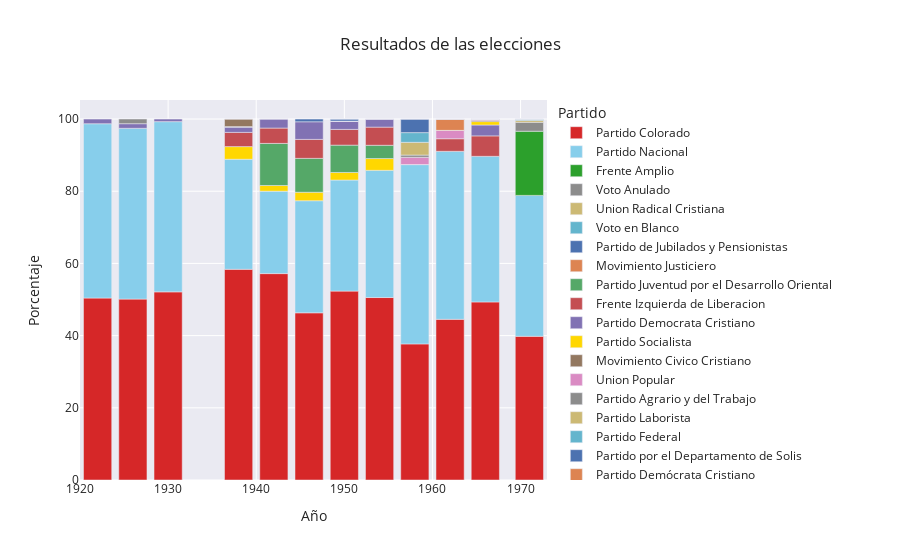

Notebook code cell kept with this figure:
### Code cell
# color segunda vuelta

color_balotaje = {
    "Partido Nacional": "#87CEEB",  # Celeste
    "Partido Colorado": "#d62728",  # Rojo (colorado)
    "Frente Amplio": "#2ca02c", # verde
    "Partido Nacional - Coalición Multicolor": "#6A0DAD"   # morado
    # Agrega aquí todos los partidos que quieras
}

# colores de los partidos

color_map = {
    "Partido Nacional": "#87CEEB",  # Celeste
    "Partido Colorado": "#d62728",  # Rojo (colorado)
    "Frente Amplio": "#2ca02c", # verde
    "Partido Independiente": "#6A0DAD",   # morado
    "Partido Socialista":"#FFD700",
    "Cabilo Abierto":"#556B2F",
    "Nuevo Espacio":"#8A2BE2"
    # Agrega aquí todos los partidos que quieras
}

# como aplicarlo

fig = px.bar(df_0, 
             x="Año", 
             y="Porcentaje", 
             color="Partido", 
             title="Resultados de las elecciones",
             color_discrete_map=color_map)  # Aplica el color map aquí

# Mostrar el gráfico
fig.show()

### Figure 1 — Plotly figure (JSON) as saved in the notebook; plotly's stock layout.template omitted (floating-point values rounded to 4 significant figures)
{"data": [{"alignmentgroup": "True", "hovertemplate": "Partido=Partido Colorado<br>Año=%{x}<br>Porcentaje=%{y}<extra></extra>", "legendgroup": "Partido Colorado", "marker": {"color": "#d62728", "pattern": {"shape": ""}}, "name": "Partido Colorado", "offsetgroup": "Partido Colorado", "orientation": "v", "showlegend": true, "textposition": "auto", "type": "bar", "x": [1971, 1966, 1962, 1958, 1954, 1950, 1946, 1942, 1938, 1930, 1926, 1922], "xaxis": "x", "y": [39.8, 49.33, 44.51, 37.7, 50.55, 52.33, 46.32, 57.18, 58.37, 52.12, 50.12, 50.41], "yaxis": "y"}, {"alignmentgroup": "True", "hovertemplate": "Partido=Partido Nacional<br>Año=%{x}<br>Porcentaje=%{y}<extra></extra>", "legendgroup": "Partido Nacional", "marker": {"color": "#87CEEB", "pattern": {"shape": ""}}, "name": "Partido Nacional", "offsetgroup": "Partido Nacional", "orientation": "v", "showlegend": true, "textposition": "auto", "type": "bar", "x": [1971, 1966, 1962, 1958, 1954, 1950, 1946, 1942, 1938, 1930, 1926, 1922], "xaxis": "x", "y": [39.05, 40.34, 46.54, 49.68, 35.24, 30.77, 31.05, 22.84, 30.49, 47.16, 47.31, 48.29], "yaxis": "y"}, {"alignmentgroup": "True", "hovertemplate": "Partido=Frente Amplio<br>Año=%{x}<br>Porcentaje=%{y}<extra></extra>", "legendgroup": "Frente Amplio", "marker": {"color": "#2ca02c", "pattern": {"shape": ""}}, "name": "Frente Amplio", "offsetgroup": "Frente Amplio", "orientation": "v", "showlegend": true, "textposition": "auto", "type": "bar", "x": [1971], "xaxis": "x", "y": [17.77], "yaxis": "y"}, {"alignmentgroup": "True", "hovertemplate": "Partido=Voto Anulado<br>Año=%{x}<br>Porcentaje=%{y}<extra></extra>", "legendgroup": "Voto Anulado", "marker": {"color": "rgb(140,140,140)", "pattern": {"shape": ""}}, "name": "Voto Anulado", "offsetgroup": "Voto Anulado", "orientation": "v", "showlegend": true, "textposition": "auto", "type": "bar", "x": [1971], "xaxis": "x", "y": [2.48], "yaxis": "y"}, {"alignmentgroup": "True", "hovertemplate": "Partido=Union Radical Cristiana<br>Año=%{x}<br>Porcentaje=%{y}<extra></extra>", "legendgroup": "Union Radical Cristiana", "marker": {"color": "rgb(204,185,116)", "pattern": {"shape": ""}}, "name": "Union Radical Cristiana", "offsetgroup": "Union Radical Cristiana", "orientation": "v", "showlegend": true, "textposition": "auto", "type": "bar", "x": [1971], "xaxis": "x", "y": [0.52], "yaxis": "y"}, {"alignmentgroup": "True", "hovertemplate": "Partido=Voto en Blanco<br>Año=%{x}<br>Porcentaje=%{y}<extra></extra>", "legendgroup": "Voto en Blanco", "marker": {"color": "rgb(100,181,205)", "pattern": {"shape": ""}}, "name": "Voto en Blanco", "offsetgroup": "Voto en Blanco", "orientation": "v", "showlegend": true, "textposition": "auto", "type": "bar", "x": [1971], "xaxis": "x", "y": [0.36], "yaxis": "y"}, {"alignmentgroup": "True", "hovertemplate": "Partido=Partido de Jubilados y Pensionistas<br>Año=%{x}<br>Porcentaje=%{y}<extra></extra>", "legendgroup": "Partido de Jubilados y Pensionistas", "marker": {"color": "rgb(76,114,176)", "pattern": {"shape": ""}}, "name": "Partido de Jubilados y Pensionistas", "offsetgroup": "Partido de Jubilados y Pensionistas", "orientation": "v", "showlegend": true, "textposition": "auto", "type": "bar", "x": [1971], "xaxis": "x", "y": [0.02], "yaxis": "y"}, {"alignmentgroup": "True", "hovertemplate": "Partido=Movimiento Justiciero<br>Año=%{x}<br>Porcentaje=%{y}<extra></extra>", "legendgroup": "Movimiento Justiciero", "marker": {"color": "rgb(221,132,82)", "pattern": {"shape": ""}}, "name": "Movimiento Justiciero", "offsetgroup": "Movimiento Justiciero", "orientation": "v", "showlegend": true, "textposition": "auto", "type": "bar", "x": [1971], "xaxis": "x", "y": [0.01], "yaxis": "y"}, {"alignmentgroup": "True", "hovertemplate": "Partido=Partido Juventud por el Desarrollo Oriental<br>Año=%{x}<br>Porcentaje=%{y}<extra></extra>", "legendgroup": "Partido Juventud por el Desarrollo Oriental", "marker": {"color": "rgb(85,168,104)", "pattern": {"shape": ""}}, "name": "Partido Juventud por el Desarrollo Oriental", "offsetgroup": "Partido Juventud por el Desarrollo Oriental", "orientation": "v", "showlegend": true, "textposition": "auto", "type": "bar", "x": [1971], "xaxis": "x", "y": [0], "yaxis": "y"}, {"alignmentgroup": "True", "hovertemplate": "Partido=Frente Izquierda de Liberacion<br>Año=%{x}<br>Porcentaje=%{y}<extra></extra>", "legendgroup": "Frente Izquierda de Liberacion", "marker": {"color": "rgb(196,78,82)", "pattern": {"shape": ""}}, "name": "Frente Izquierda de Liberacion", "offsetgroup": "Frente Izquierda de Liberacion", "orientation": "v", "showlegend": true, "textposition": "auto", "type": "bar", "x": [1966, 1962], "xaxis": "x", "y": [5.66, 3.49], "yaxis": "y"}, {"alignmentgroup": "True", "hovertemplate": "Partido=Partido Democrata Cristiano<br>Año=%{x}<br>Porcentaje=%{y}<extra></extra>", "legendgroup": "Partido Democrata Cristiano", "marker": {"color": "rgb(129,114,179)", "pattern": {"shape": ""}}, "name": "Partido Democrata Cristiano", "offsetgroup": "Partido Democrata Cristiano", "orientation": "v", "showlegend": true, "textposition": "auto", "type": "bar", "x": [1966], "xaxis": "x", "y": [3.02], "yaxis": "y"}, {"alignmentgroup": "True", "hovertemplate": "Partido=Partido Socialista<br>Año=%{x}<br>Porcentaje=%{y}<extra></extra>", "legendgroup": "Partido Socialista", "marker": {"color": "#FFD700", "pattern": {"shape": ""}}, "name": "Partido Socialista", "offsetgroup": "Partido Socialista", "orientation": "v", "showlegend": true, "textposition": "auto", "type": "bar", "x": [1966, 1954, 1950, 1946, 1942, 1938], "xaxis": "x", "y": [0.94, 3.26, 2.1, 2.35, 1.57, 3.5], "yaxis": "y"}, {"alignmentgroup": "True", "hovertemplate": "Partido=Movimiento Civico Cristiano<br>Año=%{x}<br>Porcentaje=%{y}<extra></extra>", "legendgroup": "Movimiento Civico Cristiano", "marker": {"color": "rgb(147,120,96)", "pattern": {"shape": ""}}, "name": "Movimiento Civico Cristiano", "offsetgroup": "Movimiento Civico Cristiano", "orientation": "v", "showlegend": true, "textposition": "auto", "type": "bar", "x": [1966], "xaxis": "x", "y": [0.34], "yaxis": "y"}, {"alignmentgroup": "True", "hovertemplate": "Partido=Union Popular<br>Año=%{x}<br>Porcentaje=%{y}<extra></extra>", "legendgroup": "Union Popular", "marker": {"color": "rgb(218,139,195)", "pattern": {"shape": ""}}, "name": "Union Popular", "offsetgroup": "Union Popular", "orientation": "v", "showlegend": true, "textposition": "auto", "type": "bar", "x": [1966, 1962], "xaxis": "x", "y": [0.22, 2.31], "yaxis": "y"}, {"alignmentgroup": "True", "hovertemplate": "Partido=Partido Agrario y del Trabajo<br>Año=%{x}<br>Porcentaje=%{y}<extra></extra>", "legendgroup": "Partido Agrario y del Trabajo", "marker": {"color": "rgb(140,140,140)", "pattern": {"shape": ""}}, "name": "Partido Agrario y del Trabajo", "offsetgroup": "Partido Agrario y del Trabajo", "orientation": "v", "showlegend": true, "textposition": "auto", "type": "bar", "x": [1966], "xaxis": "x", "y": [0.13], "yaxis": "y"}, {"alignmentgroup": "True", "hovertemplate": "Partido=Partido Laborista<br>Año=%{x}<br>Porcentaje=%{y}<extra></extra>", "legendgroup": "Partido Laborista", "marker": {"color": "rgb(204,185,116)", "pattern": {"shape": ""}}, "name": "Partido Laborista", "offsetgroup": "Partido Laborista", "orientation": "v", "showlegend": true, "textposition": "auto", "type": "bar", "x": [1966, 1962, 1958], "xaxis": "x", "y": [0.01, 0, 0.01], "yaxis": "y"}, {"alignmentgroup": "True", "hovertemplate": "Partido=Partido Federal<br>Año=%{x}<br>Porcentaje=%{y}<extra></extra>", "legendgroup": "Partido Federal", "marker": {"color": "rgb(100,181,205)", "pattern": {"shape": ""}}, "name": "Partido Federal", "offsetgroup": "Partido Federal", "orientation": "v", "showlegend": true, "textposition": "auto", "type": "bar", "x": [1966, 1962], "xaxis": "x", "y": [0.01, 0.01], "yaxis": "y"}, {"alignmentgroup": "True", "hovertemplate": "Partido=Partido por el Departamento de Solis<br>Año=%{x}<br>Porcentaje=%{y}<extra></extra>", "legendgroup": "Partido por el Departamento de Solis", "marker": {"color": "rgb(76,114,176)", "pattern": {"shape": ""}}, "name": "Partido por el Departamento de Solis", "offsetgroup": "Partido por el Departamento de Solis", "orientation": "v", "showlegend": true, "textposition": "auto", "type": "bar", "x": [1966], "xaxis": "x", "y": [0], "yaxis": "y"}, {"alignmentgroup": "True", "hovertemplate": "Partido=Partido Demócrata Cristiano<br>Año=%{x}<br>Porcentaje=%{y}<extra></extra>", "legendgroup": "Partido Demócrata Cristiano", "marker": {"color": "rgb(221,132,82)", "pattern": {"shape": ""}}, "name": "Partido Demócrata Cristiano", "offsetgroup": "Partido Demócrata Cristiano", "orientation": "v", "showlegend": true, "textposition": "auto", "type": "bar", "x": [1962], "xaxis": "x", "y": [3.05], "yaxis": "y"}, {"alignmentgroup": "True", "hovertemplate": "Partido=Partido de los Trabajadores<br>Año=%{x}<br>Porcentaje=%{y}<extra></extra>", "legendgroup": "Partido de los Trabajadores", "marker": {"color": "rgb(85,168,104)", "pattern": {"shape": ""}}, "name": "Partido de los Trabajadores", "offsetgroup": "Partido de los Trabajadores", "orientation": "v", "showlegend": true, "textposition": "auto", "type": "bar", "x": [1962], "xaxis": "x", "y": [0], "yaxis": "y"}, {"alignmentgroup": "True", "hovertemplate": "Partido=Partido por el Departamento de Solís<br>Año=%{x}<br>Porcentaje=%{y}<extra></extra>", "legendgroup": "Partido por el Departamento de Solís", "marker": {"color": "rgb(196,78,82)", "pattern": {"shape": ""}}, "name": "Partido por el Departamento de Solís", "offsetgroup": "Partido por el Departamento de Solís", "orientation": "v", "showlegend": true, "textposition": "auto", "type": "bar", "x": [1962], "xaxis": "x", "y": [0.01], "yaxis": "y"}, {"alignmentgroup": "True", "hovertemplate": "Partido=Partido Obrero Revolucionario<br>Año=%{x}<br>Porcentaje=%{y}<extra></extra>", "legendgroup": "Partido Obrero Revolucionario", "marker": {"color": "rgb(129,114,179)", "pattern": {"shape": ""}}, "name": "Partido Obrero Revolucionario", "offsetgroup": "Partido Obrero Revolucionario", "orientation": "v", "showlegend": true, "textposition": "auto", "type": "bar", "x": [1962, 1958], "xaxis": "x", "y": [0.02, 0.01], "yaxis": "y"}, {"alignmentgroup": "True", "hovertemplate": "Partido=Movimiento Progresista<br>Año=%{x}<br>Porcentaje=%{y}<extra></extra>", "legendgroup": "Movimiento Progresista", "marker": {"color": "rgb(147,120,96)", "pattern": {"shape": ""}}, "name": "Movimiento Progresista", "offsetgroup": "Movimiento Progresista", "orientation": "v", "showlegend": true, "textposition": "auto", "type": "bar", "x": [1962], "xaxis": "x", "y": [0.06], "yaxis": "y"}, {"alignmentgroup": "True", "hovertemplate": "Partido=Unión Demócrata Reformista<br>Año=%{x}<br>Porcentaje=%{y}<extra></extra>", "legendgroup": "Unión Demócrata Reformista", "marker": {"color": "rgb(218,139,195)", "pattern": {"shape": ""}}, "name": "Unión Demócrata Reformista", "offsetgroup": "Unión Demócrata Reformista", "orientation": "v", "showlegend": true, "textposition": "auto", "type": "bar", "x": [1958], "xaxis": "x", "y": [1.99], "yaxis": "y"}, {"alignmentgroup": "True", "hovertemplate": "Partido=Movimiento Renovador<br>Año=%{x}<br>Porcentaje=%{y}<extra></extra>", "legendgroup": "Movimiento Renovador", "marker": {"color": "rgb(140,140,140)", "pattern": {"shape": ""}}, "name": "Movimiento Renovador", "offsetgroup": "Movimiento Renovador", "orientation": "v", "showlegend": true, "textposition": "auto", "type": "bar", "x": [1958], "xaxis": "x", "y": [0.63], "yaxis": "y"}, {"alignmentgroup": "True", "hovertemplate": "Partido=Partido Socialista del Uruguay<br>Año=%{x}<br>Porcentaje=%{y}<extra></extra>", "legendgroup": "Partido Socialista del Uruguay", "marker": {"color": "rgb(204,185,116)", "pattern": {"shape": ""}}, "name": "Partido Socialista del Uruguay", "offsetgroup": "Partido Socialista del Uruguay", "orientation": "v", "showlegend": true, "textposition": "auto", "type": "bar", "x": [1958], "xaxis": "x", "y": [3.53], "yaxis": "y"}, {"alignmentgroup": "True", "hovertemplate": "Partido=Partido Comunista de Uruguay<br>Año=%{x}<br>Porcentaje=%{y}<extra></extra>", "legendgroup": "Partido Comunista de Uruguay", "marker": {"color": "rgb(100,181,205)", "pattern": {"shape": ""}}, "name": "Partido Comunista de Uruguay", "offsetgroup": "Partido Comunista de Uruguay", "orientation": "v", "showlegend": true, "textposition": "auto", "type": "bar", "x": [1958], "xaxis": "x", "y": [2.69], "yaxis": "y"}, {"alignmentgroup": "True", "hovertemplate": "Partido=Unión Cívica del Uruguay<br>Año=%{x}<br>Porcentaje=%{y}<extra></extra>", "legendgroup": "Unión Cívica del Uruguay", "marker": {"color": "rgb(76,114,176)", "pattern": {"shape": ""}}, "name": "Unión Cívica del Uruguay", "offsetgroup": "Unión Cívica del Uruguay", "orientation": "v", "showlegend": true, "textposition": "auto", "type": "bar", "x": [1958], "xaxis": "x", "y": [3.74], "yaxis": "y"}, {"alignmentgroup": "True", "hovertemplate": "Partido=Partido Clases Pasivas y Seguridad Social<br>Año=%{x}<br>Porcentaje=%{y}<extra></extra>", "legendgroup": "Partido Clases Pasivas y Seguridad Social", "marker": {"color": "rgb(221,132,82)", "pattern": {"shape": ""}}, "name": "Partido Clases Pasivas y Seguridad Social", "offsetgroup": "Partido Clases Pasivas y Seguridad Social", "orientation": "v", "showlegend": true, "textposition": "auto", "type": "bar", "x": [1958], "xaxis": "x", "y": [0.01], "yaxis": "y"}, {"alignmentgroup": "True", "hovertemplate": "Partido=Partido Nacional Independiente<br>Año=%{x}<br>Porcentaje=%{y}<extra></extra>", "legendgroup": "Partido Nacional Independiente", "marker": {"color": "rgb(85,168,104)", "pattern": {"shape": ""}}, "name": "Partido Nacional Independiente", "offsetgroup": "Partido Nacional Independiente", "orientation": "v", "showlegend": true, "textposition": "auto", "type": "bar", "x": [1954, 1950, 1946, 1942], "xaxis": "x", "y": [3.68, 7.57, 9.39, 11.66], "yaxis": "y"}, {"alignmentgroup": "True", "hovertemplate": "Partido=Union Civica<br>Año=%{x}<br>Porcentaje=%{y}<extra></extra>", "legendgroup": "Union Civica", "marker": {"color": "rgb(196,78,82)", "pattern": {"shape": ""}}, "name": "Union Civica", "offsetgroup": "Union Civica", "orientation": "v", "showlegend": true, "textposition": "auto", "type": "bar", "x": [1954, 1950, 1946, 1942, 1938], "xaxis": "x", "y": [5.03, 4.36, 5.25, 4.25, 3.94], "yaxis": "y"}, {"alignmentgroup": "True", "hovertemplate": "Partido=Partido Comunista del Uruguay<br>Año=%{x}<br>Porcentaje=%{y}<extra></extra>", "legendgroup": "Partido Comunista del Uruguay", "marker": {"color": "rgb(129,114,179)", "pattern": {"shape": ""}}, "name": "Partido Comunista del Uruguay", "offsetgroup": "Partido Comunista del Uruguay", "orientation": "v", "showlegend": true, "textposition": "auto", "type": "bar", "x": [1954, 1950, 1946, 1942, 1938, 1930, 1926, 1922], "xaxis": "x", "y": [2.22, 2.3, 4.88, 2.49, 1.53, 0.72, 1.28, 1.3], "yaxis": "y"}, {"alignmentgroup": "True", "hovertemplate": "Partido=Frente Anticolegialista del Pueblo<br>Año=%{x}<br>Porcentaje=%{y}<extra></extra>", "legendgroup": "Frente Anticolegialista del Pueblo", "marker": {"color": "rgb(147,120,96)", "pattern": {"shape": ""}}, "name": "Frente Anticolegialista del Pueblo", "offsetgroup": "Frente Anticolegialista del Pueblo", "orientation": "v", "showlegend": true, "textposition": "auto", "type": "bar", "x": [1954], "xaxis": "x", "y": [0.01], "yaxis": "y"}, {"alignmentgroup": "True", "hovertemplate": "Partido=Partido Obrero<br>Año=%{x}<br>Porcentaje=%{y}<extra></extra>", "legendgroup": "Partido Obrero", "marker": {"color": "rgb(218,139,195)", "pattern": {"shape": ""}}, "name": "Partido Obrero", "offsetgroup": "Partido Obrero", "orientation": "v", "showlegend": true, "textposition": "auto", "type": "bar", "x": [1954], "xaxis": "x", "y": [0.01], "yaxis": "y"}, {"alignmentgroup": "True", "hovertemplate": "Partido=Partido del Pueblo<br>Año=%{x}<br>Porcentaje=%{y}<extra></extra>", "legendgroup": "Partido del Pueblo", "marker": {"color": "rgb(140,140,140)", "pattern": {"shape": ""}}, "name": "Partido del Pueblo", "offsetgroup": "Partido del Pueblo", "orientation": "v", "showlegend": true, "textposition": "auto", "type": "bar", "x": [1950], "xaxis": "x", "y": [0], "yaxis": "y"}, {"alignmentgroup": "True", "hovertemplate": "Partido=Partido la Concordancia<br>Año=%{x}<br>Porcentaje=%{y}<extra></extra>", "legendgroup": "Partido la Concordancia", "marker": {"color": "rgb(204,185,116)", "pattern": {"shape": ""}}, "name": "Partido la Concordancia", "offsetgroup": "Partido la Concordancia", "orientation": "v", "showlegend": true, "textposition": "auto", "type": "bar", "x": [1950, 1942], "xaxis": "x", "y": [0, 0.01], "yaxis": "y"}, {"alignmentgroup": "True", "hovertemplate": "Partido=Partido Liberal<br>Año=%{x}<br>Porcentaje=%{y}<extra></extra>", "legendgroup": "Partido Liberal", "marker": {"color": "rgb(100,181,205)", "pattern": {"shape": ""}}, "name": "Partido Liberal", "offsetgroup": "Partido Liberal", "orientation": "v", "showlegend": true, "textposition": "auto", "type": "bar", "x": [1950], "xaxis": "x", "y": [0], "yaxis": "y"}, {"alignmentgroup": "True", "hovertemplate": "Partido=Partido Democrata<br>Año=%{x}<br>Porcentaje=%{y}<extra></extra>", "legendgroup": "Partido Democrata", "marker": {"color": "rgb(76,114,176)", "pattern": {"shape": ""}}, "name": "Partido Democrata", "offsetgroup": "Partido Democrata", "orientation": "v", "showlegend": true, "textposition": "auto", "type": "bar", "x": [1950, 1946], "xaxis": "x", "y": [0.57, 0.76], "yaxis": "y"}, {"alignmentgroup": "True", "hovertemplate": "Partido=Partido por la Defensa de los Derechos Ciudadanos<br>Año=%{x}<br>Porcentaje=%{y}<extra></extra>", "legendgroup": "Partido por la Defensa de los Derechos Ciudadanos", "marker": {"color": "rgb(221,132,82)", "pattern": {"shape": ""}}, "name": "Partido por la Defensa de los Derechos Ciudadanos", "offsetgroup": "Partido por la Defensa de los Derechos Ciudadanos", "orientation": "v", "showlegend": true, "textposition": "auto", "type": "bar", "x": [1950], "xaxis": "x", "y": [0], "yaxis": "y"}, {"alignmentgroup": "True", "hovertemplate": "Partido=Partido por la Concordancia<br>Año=%{x}<br>Porcentaje=%{y}<extra></extra>", "legendgroup": "Partido por la Concordancia", "marker": {"color": "rgb(85,168,104)", "pattern": {"shape": ""}}, "name": "Partido por la Concordancia", "offsetgroup": "Partido por la Concordancia", "orientation": "v", "showlegend": true, "textposition": "auto", "type": "bar", "x": [1938], "xaxis": "x", "y": [0.02], "yaxis": "y"}, {"alignmentgroup": "True", "hovertemplate": "Partido=Partido Autonomo Negro<br>Año=%{x}<br>Porcentaje=%{y}<extra></extra>", "legendgroup": "Partido Autonomo Negro", "marker": {"color": "rgb(196,78,82)", "pattern": {"shape": ""}}, "name": "Partido Autonomo Negro", "offsetgroup": "Partido Autonomo Negro", "orientation": "v", "showlegend": true, "textposition": "auto", "type": "bar", "x": [1938], "xaxis": "x", "y": [0.02], "yaxis": "y"}, {"alignmentgroup": "True", "hovertemplate": "Partido=Partido Independiente Democrata Feminista<br>Año=%{x}<br>Porcentaje=%{y}<extra></extra>", "legendgroup": "Partido Independiente Democrata Feminista", "marker": {"color": "rgb(129,114,179)", "pattern": {"shape": ""}}, "name": "Partido Independiente Democrata Feminista", "offsetgroup": "Partido Independiente Democrata Feminista", "orientation": "v", "showlegend": true, "textposition": "auto", "type": "bar", "x": [1938], "xaxis": "x", "y": [0.03], "yaxis": "y"}, {"alignmentgroup": "True", "hovertemplate": "Partido=Concentracion Candida Diaz de Saravia<br>Año=%{x}<br>Porcentaje=%{y}<extra></extra>", "legendgroup": "Concentracion Candida Diaz de Saravia", "marker": {"color": "rgb(147,120,96)", "pattern": {"shape": ""}}, "name": "Concentracion Candida Diaz de Saravia", "offsetgroup": "Concentracion Candida Diaz de Saravia", "orientation": "v", "showlegend": true, "textposition": "auto", "type": "bar", "x": [1938], "xaxis": "x", "y": [2.1], "yaxis": "y"}, {"alignmentgroup": "True", "hovertemplate": "Partido=General Melchor Pacheco y Obes<br>Año=%{x}<br>Porcentaje=%{y}<extra></extra>", "legendgroup": "General Melchor Pacheco y Obes", "marker": {"color": "rgb(218,139,195)", "pattern": {"shape": ""}}, "name": "General Melchor Pacheco y Obes", "offsetgroup": "General Melchor Pacheco y Obes", "orientation": "v", "showlegend": true, "textposition": "auto", "type": "bar", "x": [1938], "xaxis": "x", "y": [0], "yaxis": "y"}, {"alignmentgroup": "True", "hovertemplate": "Partido=Partido Blanco<br>Año=%{x}<br>Porcentaje=%{y}<extra></extra>", "legendgroup": "Partido Blanco", "marker": {"color": "rgb(140,140,140)", "pattern": {"shape": ""}}, "name": "Partido Blanco", "offsetgroup": "Partido Blanco", "orientation": "v", "showlegend": true, "textposition": "auto", "type": "bar", "x": [1926], "xaxis": "x", "y": [1.3], "yaxis": "y"}], "layout": {"barmode": "relative", "legend": {"title": {"text": "Partido"}, "tracegroupgap": 0}, "title": {"text": "Resultados de las elecciones"}, "xaxis": {"anchor": "y", "domain": [0, 1], "title": {"text": "Año"}}, "yaxis": {"anchor": "x", "domain": [0, 1], "title": {"text": "Porcentaje"}}}}
